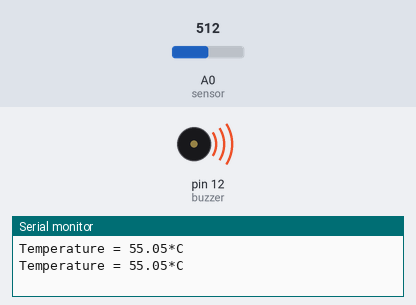
This sketch was run on a simulated Arduino Uno, built with avr-gcc and run on an emulated ATmega328P. On the bench: buzzer (waves = sounding), the last lines printed to the serial monitor. The inputs (shaded band) are chosen by the test bench; at power-on: A0 (sensor) = 512.

Above: at 2.8 s.
2.9 s: A0 (sensor) set to 231
5.6 s: A0 (sensor) set to 202
At 7.4 s:
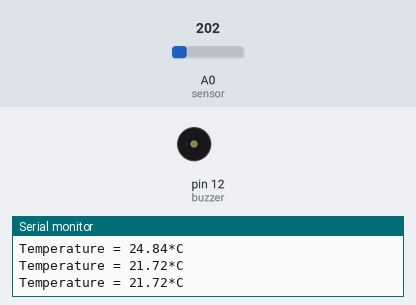
8.3 s: A0 (sensor) set to 306
At 10.5 s:
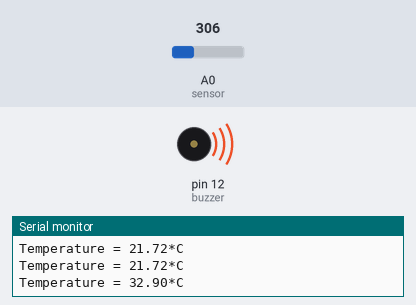
11.5 s: A0 (sensor) set to 122
At 14.1 s:
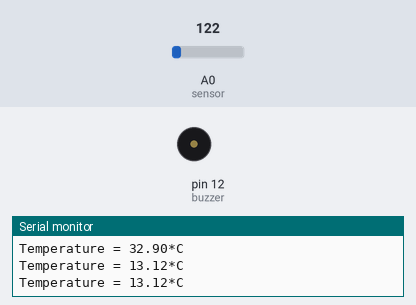
Timing chart, 0 to 15.5 s (numbered marks = the images above; inputs shaded):
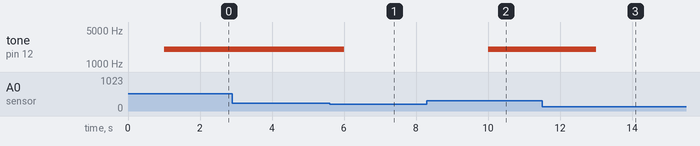

The sketch:

exe06_temperature_buzzer.ino
```cpp
const int sensor = 0;
float temperature = 0;
int ADCread = 0;
int tempAverage = 23;
const int buzzer = 12;

void setup() {
  Serial.begin(9600);
  analogReference(INTERNAL);
  pinMode(buzzer, OUTPUT);
}

void loop() {
  ADCread = analogRead(sensor);
  temperature = ADCread * 0.1075268817;
  Serial.print("Temperature = ");
  Serial.print(temperature);
  Serial.println("*C");

  if (temperature > tempAverage) {
    delay(1000);
    if (temperature > tempAverage) {
      tone(buzzer, 2000);
    }
  }
  else {
    noTone(buzzer);
  }
  delay(1000);
}
```

Measured:
- the behaviour switches between 214 and 213 on A0 (sensor) (found by bisection; images 0 and 1)
- after the input at 5.6 s, tone on pin 12 (buzzer): 2000 Hz → silent after 0.40 s
- after the input at 8.3 s, tone on pin 12 (buzzer): silent → 2000 Hz after 1.7 s
- after the input at 11.5 s, tone on pin 12 (buzzer): 2000 Hz → silent after 1.5 s
